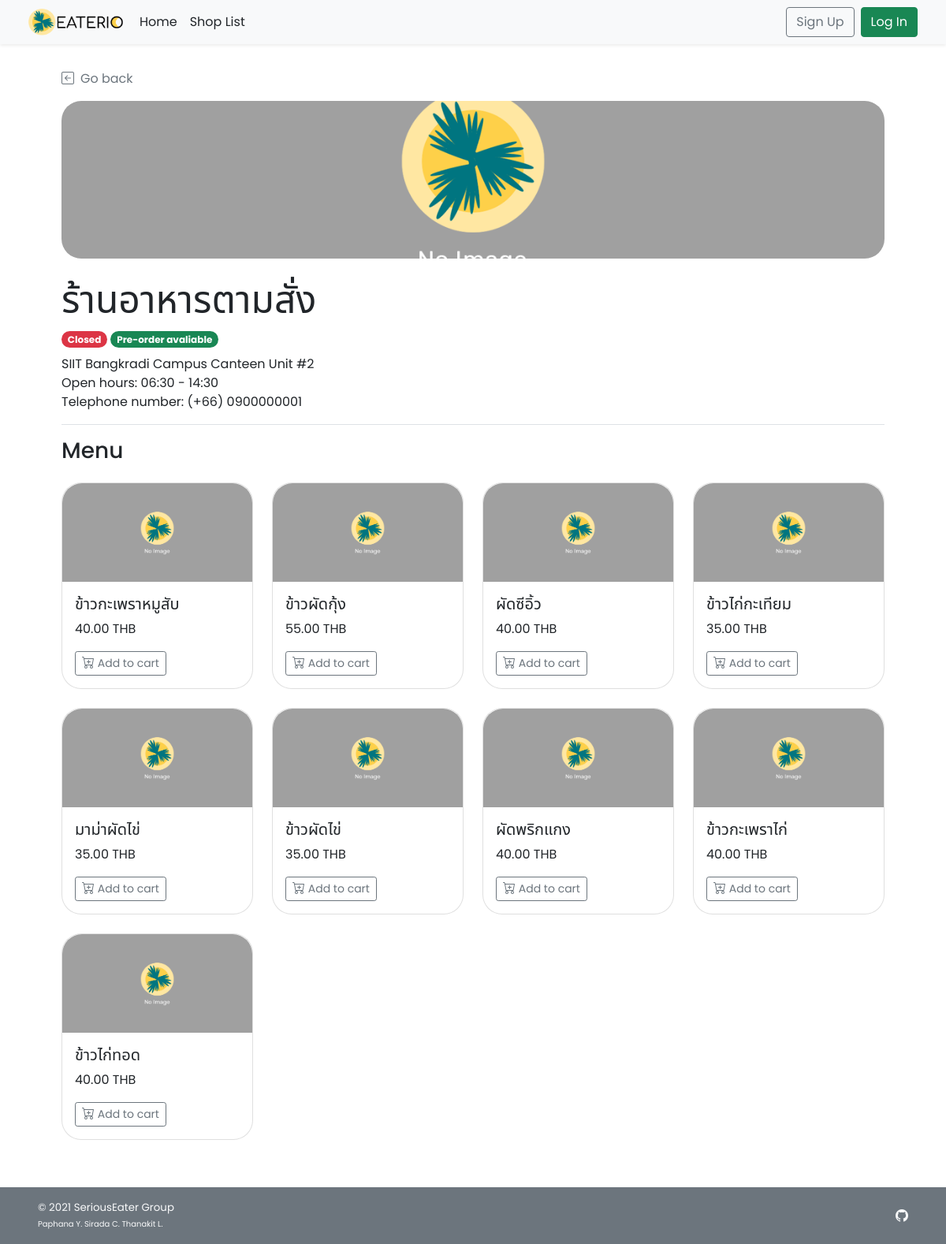
The page /shop_menu.php?s_id=1 on the database as committed earlier.
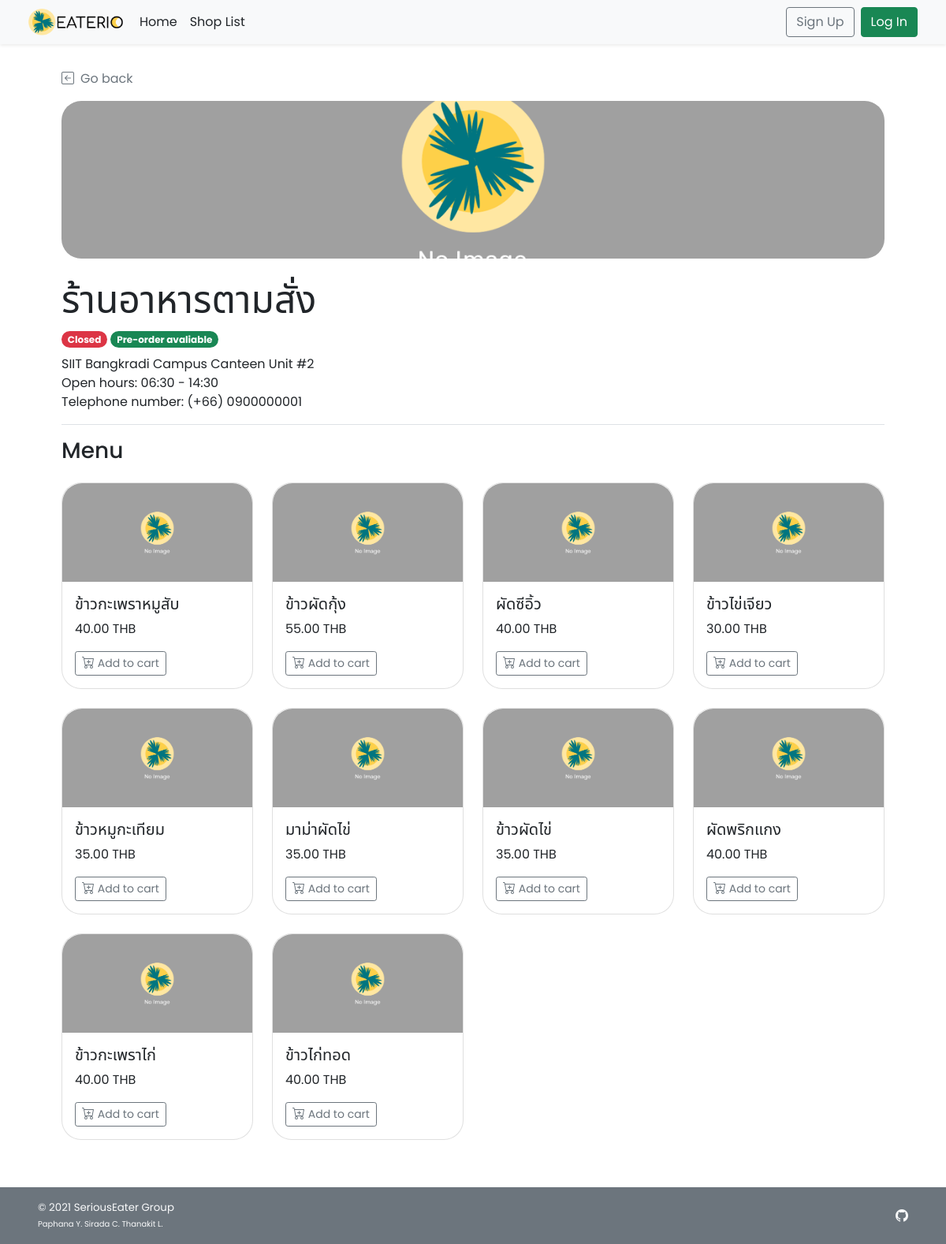
The same page on the database as committed later.
### tables this page shows
CREATE TABLE `shop` (
  `s_id` int(11) NOT NULL,
  `s_username` varchar(45) NOT NULL,
  `s_pwd` varchar(45) NOT NULL,
  `s_name` varchar(100) NOT NULL,
  `s_location` varchar(100) NOT NULL,
  `s_openhour` time NOT NULL,
  `s_closehour` time NOT NULL,
  `s_status` tinyint(4) NOT NULL DEFAULT 1 COMMENT 'Shop ready for taking an order or not (True for open, False for close)',
  `s_preorderStatus` tinyint(4) NOT NULL DEFAULT 1 COMMENT 'Shop is ready for tomorrow pre-order or not',
  `s_email` varchar(100) NOT NULL,
  `s_phoneno` varchar(45) NOT NULL,
  `s_pic` text DEFAULT NULL
);

CREATE TABLE `food` (
  `f_id` int(11) NOT NULL,
  `s_id` int(11) NOT NULL,
  `f_name` varchar(100) NOT NULL,
  `f_price` decimal(6,2) NOT NULL,
  `f_todayavail` tinyint(4) NOT NULL DEFAULT 1 COMMENT 'Food is available to order or not',
  `f_preorderavail` tinyint(4) NOT NULL DEFAULT 1,
  `f_pic` text DEFAULT NULL
);

### shop_menu.php (the view, shortened to what this page needs)
<!DOCTYPE html>
<html lang="en">
<head>
    <?php
        include("conn_db.php");
        include('head.php');
    ?>
    <link href="css/main.css" rel="stylesheet">
    <link href="css/menu.css" rel="stylesheet">
</head>
<body class="d-flex flex-column h-100">
    <?php include('nav_header.php')?>
    <?php
        $s_id = $_GET["s_id"];
        $query = "SELECT s_name,s_location,s_openhour,s_closehour,s_status,s_preorderstatus,s_phoneno,s_pic
        FROM shop WHERE s_id = {$s_id} LIMIT 0,1";
        $result = $mysqli -> query($query);
        $shop_row = $result -> fetch_array();
    ?>
    <div class="container px-5 py-4" id="shop-body">
        <a class="nav nav-item text-decoration-none text-muted mb-3" href="#" onclick="history.back();">
            <i class="bi bi-arrow-left-square me-2"></i>Go back
        </a>
        <div class="mb-3 text-wrap" id="shop-header">
            <div class="rounded-25 mb-4" id="shop-img" style="
                    background: url(
                        <?php
                            if(is_null($shop_row["s_pic"])){echo "'img/default.png'";}
                            else{echo "'img/{$shop_row['s_pic']}'";}
                        ?>
                    ) center; height: 200px;
                    background-size: cover; background-repeat: no-repeat;
                    background-position: center;">
            </div>
            <h1 class="display-5 strong"><?php echo $shop_row["s_name"];?></h1>
            <ul class="list-unstyled">
                <li class="my-2">
                    <?php
                        $now = date('H:i:s');
                        if((($now < $shop_row["s_openhour"])||($now > $shop_row["s_closehour"]))||($shop_row["s_status"]==0)){
                    ?>
                    <span class="badge rounded-pill bg-danger">Closed</span>
                    <?php }else{ ?>
                    <span class="badge rounded-pill bg-success">Open</span>
                    <?php }
                        if($shop_row["s_preorderstatus"]==1){
                    ?>
                    <span class="badge rounded-pill bg-success">Pre-order avaliable</span>
                    <?php }else{ ?>
                    <span class="badge rounded-pill bg-danger">Pre-order Unavaliable</span>
                    <?php } ?>
                </li>
                <li class=""><?php echo $shop_row["s_location"];?></li>
                <li class="">Open hours:
                    <?php
                        $open = explode(":",$shop_row["s_openhour"]);
                        $close = explode(":",$shop_row["s_closehour"]);
                        echo $open[0].":".$open[1]." - ".$close[0].":".$close[1];
                    ?>
                </li>
                <li class="">Telephone number: <?php echo "(+66) ".$shop_row["s_phoneno"];?></li>
            </ul>
        </div>
        <h3 class="border-top py-3 mt-2">Menu</h3>
        <div class="row row-cols-1 row-cols-md-2 row-cols-lg-4 align-items-stretch mb-1">
        <?php
            $query = "SELECT * FROM food WHERE s_id = {$s_id} AND NOT(f_todayavail  = 0 AND f_preorderavail = 0)";
            $result = $mysqli -> query($query);
            if($result ->num_rows > 0){
                while($food_row = $result->fetch_array()){
        ?>
            <div class="col">
                <div class="card rounded-25 mb-4">
                    <a href="food_item.php?<?php echo "s_id=".$food_row["s_id"]."&f_id=".$food_row["f_id"]?>" class="text-decoration-none text-dark">
                        <div class="card-img-top">
                            <img
                                <?php
                                if(is_null($food_row["f_pic"])){echo "src='img/default.png'";}
                                else{echo "src=\"img/{$food_row['f_pic']}\"";}
                                ?>
                                style="width:100%; height:125px; object-fit:cover;"
                                class="img-fluid" alt="<?php echo $food_row["f_name"]?>">
                        </div>
                        <div class="card-body">
                            <h5 class="card-title fs-5"><?php echo $food_row["f_name"]?></h5>
                            <p class="card-text"><?php echo $food_row["f_price"]?> THB</p>
                            <a href="food_item.php?<?php echo "s_id=".$food_row["s_id"]."&f_id=".$food_row["f_id"]?>" class="btn btn-sm mt-3 btn-outline-secondary">
                                 Add to cart
                            </a>
                        </div>
                    </a>
                </div>
            </div>
            <?php
                    }
                }
            ?>
        </div>
    </div>
    <footer
        class="footer d-flex flex-wrap justify-content-between align-items-center px-5 py-3 mt-2 bg-secondary text-light">
        <span class="smaller-font">&copy; 2021 SeriousEater Group<br /><span class="xsmall-font">Paphana Y. Sirada C.
                Thanakit L.</span></span>
        <ul class="nav justify-content-end list-unstyled d-flex">
            <li class="ms-3"><a class="text-light" target="_blank" href="https://github.com/waterthatfrozen/EATERIO"><i
                        class="bi bi-github"></i></a></li>
        </ul>
    </footer>
</body>
</html>

### head.php (shortened to what this page needs)
<link href="https://cdn.jsdelivr.net/npm/bootstrap@5.1.2/dist/css/bootstrap.min.css" rel="stylesheet"
>
<link rel="stylesheet" href="https://cdn.jsdelivr.net/npm/bootstrap-icons@1.5.0/font/bootstrap-icons.css">

### nav_header.php (shortened to what this page needs)
<header class="navbar navbar-expand-md navbar-light fixed-top bg-light shadow-sm mb-auto">
    <div class="container-fluid mx-4">
        <a href="index.php">
            <img src="img/LOGO_BLACK.png" width="125" class="me-2" alt="EATERIO Logo">
        </a>
        <div class="navbar-collapse collapse" id="navbarCollapse">
            <ul class="navbar-nav me-auto mb-2 mb-md-0">
                <li class="nav-item">
                    <a class="nav-link px-2 text-dark" href="index.php">Home</a>
                </li>
                <li class="nav-item">
                    <a href="shop_list.php" class="nav-link px-2 text-dark">Shop List</a>
                </li>
            </ul>
            <div class="d-flex">
                <?php if(!isset($_SESSION['cid'])){ ?>
                <a class="btn btn-outline-secondary me-2" href="cust_regist.php">Sign Up</a>
                <a class="btn btn-success" href="cust_login.php">Log In</a>
                <?php } ?>
            </div>
        </div>
    </div>
</header>

### css/main.css (style rules this page uses)
body { height: 100%; padding-top: 4rem; margin-bottom: -50px; font-family: 'Poppins', 'Noto Sans Thai', sans-serif; }
a { cursor: pointer; }
.bi { vertical-align: -.125em; fill: currentColor; }
.smaller-font { font-size: smaller; }
.xsmall-font { font-size: x-small; }
.rounded-25 { border-radius: 25px; }

### css/menu.css (style rules this page uses)
html, body { height: 100%; }
.card img { width: 100%; border-radius: 25px 25px 0px 0px; }

### head.php (style rules this page uses)
body { font-family: 'Noto Sans Thai', sans-serif; font-family: 'Poppins', sans-serif; }

Rows that differ between the two databases and show on the page:
now on this page (row edited): food: f_name "ข้าวไข่เจียว", f_price "30.00"
changed food: f_name "ข้าวไก่กะเทียม" → "ข้าวหมูกะเทียม"
